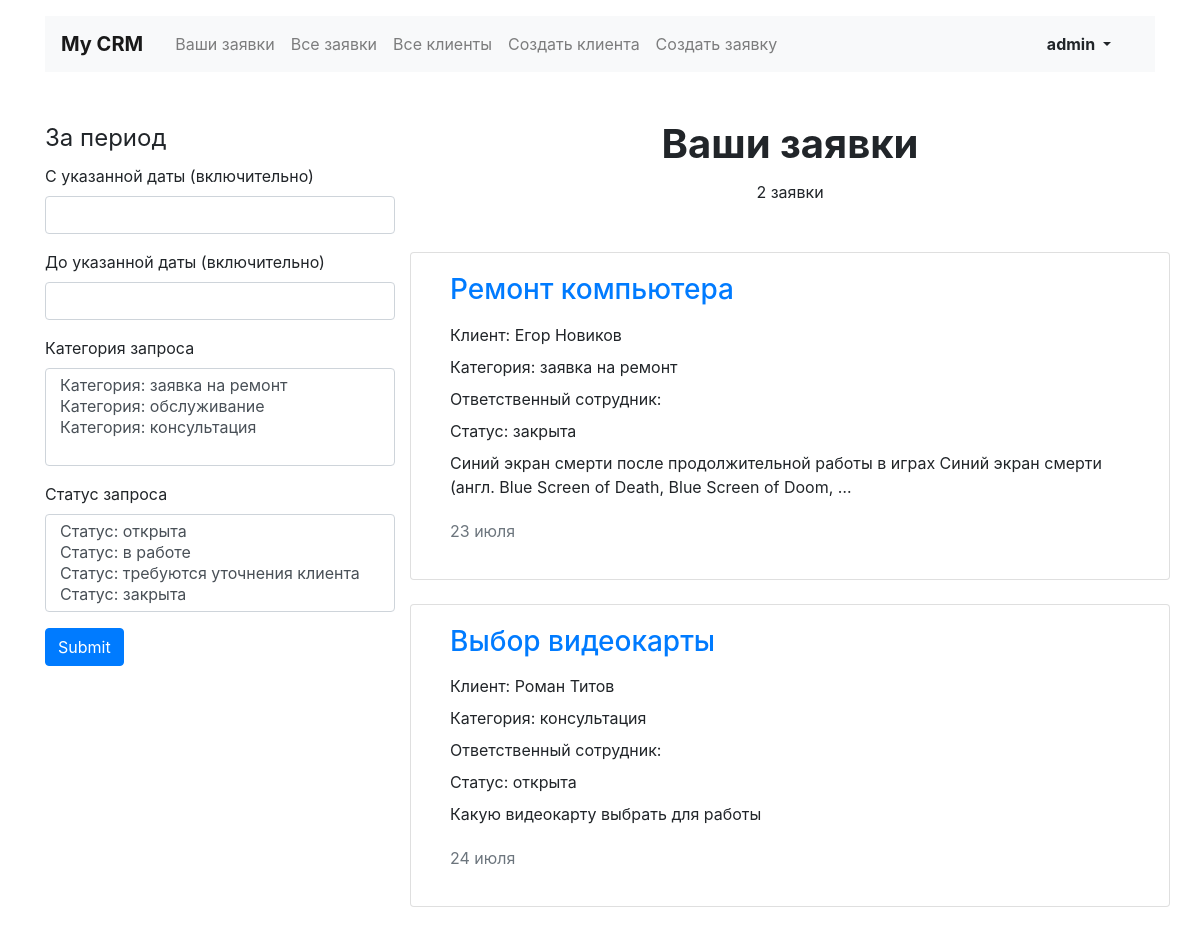
Before: / (signed in) with the older database file.
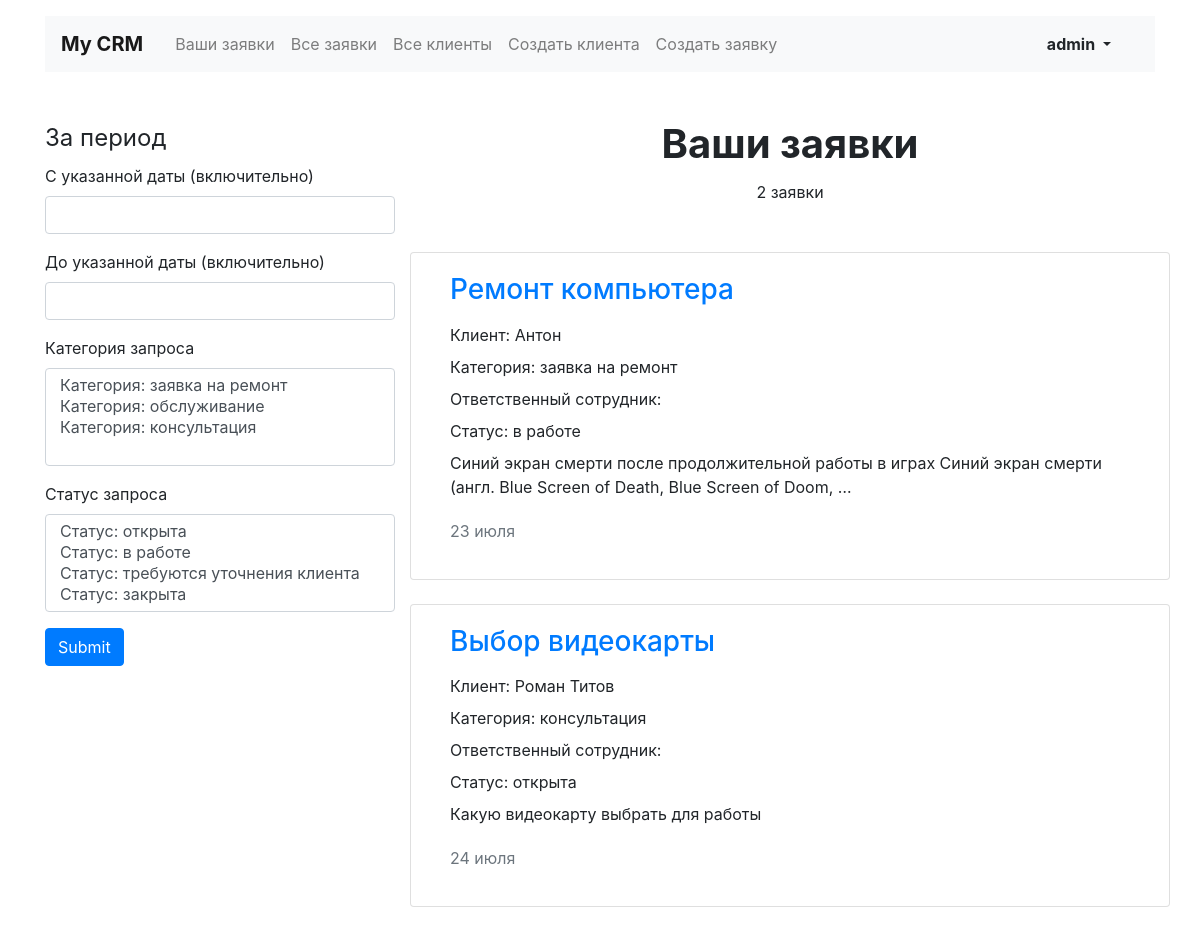
After: the same page with the newer database file.
### crm/models.py (models this page shows, shortened)
class Application(models.Model):
    title = models.CharField('Заголовок', max_length=128)
    category = models.ForeignKey(
        Category,
        verbose_name='Категория',
        null=True,
        on_delete=models.SET_NULL,
    )
    client = models.ForeignKey(
        Client,
        verbose_name='Клиент',
        null=True,
        on_delete=models.SET_NULL,
    )
    employee = models.ForeignKey(
        settings.AUTH_USER_MODEL,
        verbose_name='Сотрудник',
        null=True,
        on_delete=models.SET_NULL,
    )
    description = models.TextField(
        'Описание',
    )
    status = models.ForeignKey(
        Status,
        verbose_name='Статус',
        on_delete=models.PROTECT,
    )
    creation_date = models.DateTimeField(auto_now_add=True)
    class Meta:
        verbose_name = 'Заявка'
        verbose_name_plural = 'Заявки'
    objects = ApplicationQuerySet.as_manager()

class Client(models.Model):
    first_name = models.CharField(
        'Имя',
        max_length=128,
    )
    last_name = models.CharField(
        'Фамилия',
        max_length=128,
        blank=True,
    )
    phone_regex = RegexValidator(
        regex=r'^\+?1?\d{9,15}$',
        message="Phone number must be entered in the format:"
                " '+999999999'. Up to 15 digits allowed.",
    )
    phone_number = models.CharField(
        'Номер телефона',
        validators=[phone_regex],
        max_length=17,
        blank=True,
    )
    email = models.EmailField('Электронная почта')
    tg_username = models.CharField('Ник в telegram', max_length=128, blank=True)
    registration_data = models.DateTimeField(auto_now_add=True)
    class Meta:
        verbose_name = 'Клиент'
        verbose_name_plural = 'Клиенты'

class Status(models.Model):
    title = models.CharField(max_length=128)
    class Meta:
        verbose_name = 'Статус'
        verbose_name_plural = 'Статусы'
    def __str__(self):
        return f"Статус: {self.title}"

class Category(models.Model):
    title = models.CharField(max_length=128)
    class Meta:
        verbose_name = 'Категория'
        verbose_name_plural = 'Категории'
    def __str__(self):
        return f"Категория: {self.title}"

### crm/views/application.py (the view)
# urls.py: path('', EmployeeApplicationsView.as_view(), name='home'),
class EmployeeApplicationsView(LoginRequiredMixin, BaseApplicationsView):
    def get_queryset(self):
        queryset = super().get_queryset()
        return queryset.filter(employee=self.request.user)
    def get_context_data(self, *args, **kwargs):
        context = super().get_context_data(*args, **kwargs)
        context['applications_title'] = 'Ваши заявки'
        return context

### crm/models.py (called while the page is built)
    def all_select_related(self):
        return self.select_related(
            'client',
            'status',
            'category',
            'employee',
        )

### crm/services/search_in_applications.py (called while the page is built)
    def get_query(self) -> Q:
        return Q()

    def parse_search_parameters(self) -> SearchNode:
        date_node = self._parse_date()
        category_node = self._parse_category()
        status_node = self._parse_status()
        search_node = self._intersection_nodes(
            date_node,
            category_node,
            status_node,
        )
        return search_node

    def _get_parameter(self, parameter_name: str) -> Any:
        return self.search_parameters.get(parameter_name)

    def _intersection_nodes(self, *nodes: SearchNode) -> SearchNode:
        result_node = EmptyNode()
        for node in nodes:
            if not isinstance(node, EmptyNode):
                if isinstance(result_node, EmptyNode):
                    result_node = node
                else:
                    result_node = LogicalOperationNode(
                        LogicalOperator.AND,
                        result_node,
                        node,
                    )
        return result_node

### crm/templates/crm/application/applications_list.html
{% extends "../base/base.html" %}
{% load ru_pluralize %}
{% load crispy_forms_tags %}
{% block content %}
<section class="row pt-2">
<div class="col-12 col-xl-4 mt-4">
        {% crispy search_form %}
</div>
  <div class="col-12 col-xl-8">
      <h1 class="h1 text-center mx-auto mt-4"><strong>{{ applications_title }}</strong></h1>
      <p class="text-center pt-1">{{ applications|length|ru_pluralize:'заявка, заявки, заявок' }}</p>
      <div class="row mt-5">
          {% load i18n %}
            {% language 'ru' %}
              {% for application in applications %}
                {% include './application_card.html' %}
              {% endfor %}
            {% endlanguage %}
        </div>
      </div>
</section>
{% endblock content %}

### crm/templates/crm/application/application_card.html
<div class="card col-12 mb-4">
    <div class="card-body px-4">
      <div class="row">
        <div class="col-12">
          <a href="{% url 'application' application.id %}"><h2 class="h3 pb-2">{{ application.title }}</h2></a>
          <p class="mb-2">Клиент: {{ application.client.first_name }} {{ application.client.last_name }}</p>
          <p class="mb-2">Категория: {{ application.category.title }}</p>
          <p class="mb-2">Ответственный сотрудник: {{ application.employee.first_name }} {{ application.employee.last_name }}</p>
          <p class="mb-2">Статус: {{ application.status.title }}</p>
          <p>{{ application.description|truncatewords:20 }}</p>
          <p class="text-muted pt-1">{{ application.creation_date|date:'d E' }}</p>
        </div>
      </div>
    </div>
</div>

Changed rows visible on the page:
changed Application "Ремонт компьютера": client.first_name "Егор" → "Антон"; status "закрыта" → "в работе"; client.last_name "Новиков" → (not shown)
